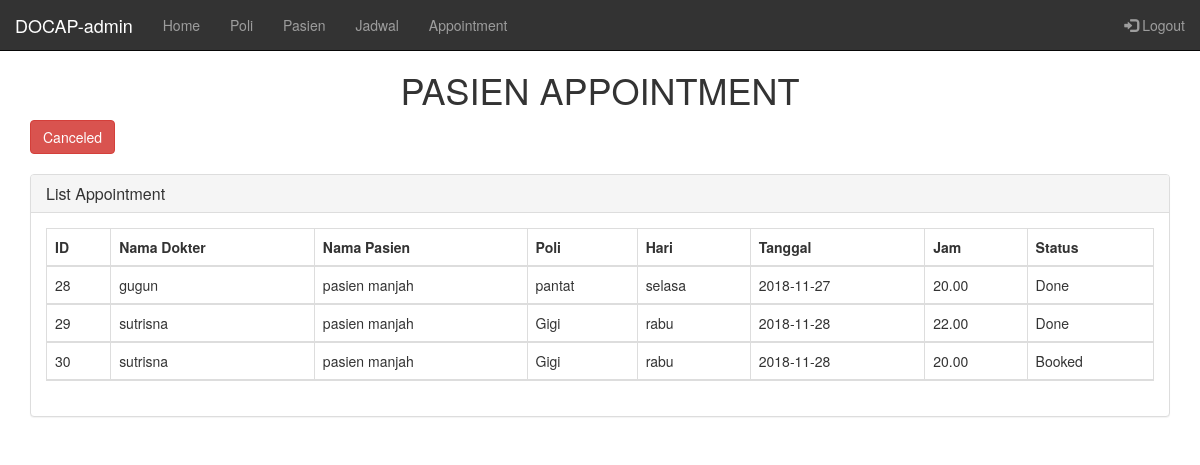
The app's page /index.php?controller=admin&action=adminShowAppointment (signed in) with its own data.
### tables this page shows
CREATE TABLE `jadwal` (
  `id_jadwal` int(11) NOT NULL,
  `id_user` int(11) NOT NULL,
  `id_poli` int(11) NOT NULL,
  `hari` varchar(100) NOT NULL,
  `id_waktu` int(11) NOT NULL
);

CREATE TABLE `appointment` (
  `id_appointment` int(11) NOT NULL,
  `id_user` int(11) NOT NULL,
  `id_jadwal` int(11) NOT NULL,
  `tanggal` varchar(255) NOT NULL,
  `id_detail_waktu` int(11) NOT NULL,
  `status` varchar(10) NOT NULL
);

CREATE TABLE `users` (
  `id_user` int(11) NOT NULL,
  `username` varchar(100) NOT NULL,
  `password` varchar(100) NOT NULL,
  `level` int(1) NOT NULL,
  `nama` varchar(250) NOT NULL,
  `alamat` varchar(255) NOT NULL,
  `no_ktp` varchar(16) NOT NULL
);

CREATE TABLE `poli` (
  `id_poli` int(11) NOT NULL,
  `nama_poli` varchar(255) NOT NULL
);

CREATE TABLE `detail_waktu` (
  `id_detail_waktu` int(11) NOT NULL,
  `id_waktu` int(11) NOT NULL,
  `detail_waktu` varchar(255) NOT NULL
);

### index.php (called while the page is built, shortened)
<?php
require_once('views/layout.php');
 ?>

### controllers/c_admin.php (called while the page is built, shortened)
<?php
class AdminController{
  public function adminShowAppointment(){
    $posts=Admin::adminShowAppointment();
    require_once("views/pages/adminShowAppointment.php");
  }
}
?>

### routes.php (called while the page is built, shortened)
<?php
function call($controller, $action){
  switch ($controller) {
    case 'admin':
    $controller=new AdminController();
    require_once('models/m_admin.php');
    break;
  }
  $controller ->{ $action }();
}
call($controller,$action);
?>

### models/m_admin.php (called while the page is built, shortened)
<?php
class Admin{
  public static function adminShowAppointment(){
    $db = DB::getInstance();
    $list=[];
        $req = $db->query("SELECT a.id_appointment,a.id_user, us.nama as nama_pasien, j.id_user,u.nama, p.nama_poli, j.hari, a.tanggal, dw.detail_waktu, a.status
           from jadwal j
           join users u on j.id_user=u.id_user
           join appointment a on j.id_jadwal=a.id_jadwal
           join poli p on j.id_poli=p.id_poli
           join users us on us.id_user=a.id_user
           join detail_waktu dw on a.id_detail_waktu=dw.id_detail_waktu where status='Booked' or status= 'Done' ");
   foreach ($req -> fetchAll() as $post) {
     $list[] = array(
       'id_appointment' => $post['id_appointment'],
       'nama' => $post['nama'],
       'nama_pasien' => $post['nama_pasien'],
       'nama_poli' => $post['nama_poli'],
       'hari' => $post['hari'],
       'tanggal' => $post['tanggal'],
       'detail_waktu' => $post['detail_waktu'],
       'status' => $post['status']
     );
   }
   return $list;
  }
}
?>

### views/pages/adminShowAppointment.php (the view, shortened to what this page needs)
<?php require_once('views/layoutAdmin.php')?>
<!DOCTYPE html>
<html lang="en" dir="ltr">
<head>
</head>
<body>
  <div class="padding-about">
    <h1 align="center">PASIEN APPOINTMENT</h1>
    <div class="container">
      <a class="btn btn-danger" href="?controller=admin&action=adminShowAppointmentCanceled">Canceled</a>
      <br><br>
      <div class="row">
        <div class="col-lg-12">
          <div class="panel panel-default">
            <div class="panel-heading">
              <h3 class="panel-title"><i class="fa fa-money fa-fw"></i>List Appointment</h3>
            </div>
            <div class="panel-body">
              <div class="table-responsive">
      <table class="table table-bordered table-hover table-striped">
        <thead>
          <tr>
            <th>ID</th>
            <th>Nama Dokter</th>
            <th>Nama Pasien</th>
            <th>Poli</th>
            <th>Hari</th>
            <th>Tanggal</th>
            <th>Jam</th>
            <th>Status</th>
            <?php foreach ((array) $posts as $post) { ?>
              <tr>
                <td><?php echo $post['id_appointment']  ?></td>
                <td><?php echo $post['nama'] ?></td>
                <td><?php echo $post['nama_pasien'] ?></td>
                <td><?php echo $post['nama_poli'] ?></td>
                <td><?php echo $post['hari']  ?></td>
                <td><?php echo $post['tanggal']  ?></td>
                <td><?php echo $post['detail_waktu']  ?></td>
                <td><?php echo $post['status'] ?></td>
              </tr><?php } ?>
          </tr>
        </thead>
        </table>
      </div>
    </div>
  </div>
</div>
</div>
</div>
  </body>
  </html>

### views/layout.php (shortened to what this page needs)
<!DOCTYPE html>
<html>
  <head>
<link rel="stylesheet" href="resources/bootstrap/css/bootstrap.min.css">
<link rel="stylesheet" href="resources/mycss/my.css">
  </head>
  <body>
    <?php require_once('routes.php'); ?>
  </body>
</html>

### views/layoutAdmin.php (shortened to what this page needs)
<nav class="navbar navbar-inverse navbar-fixed-top nav-background">
  <div class="container-fluid ">
    <div class="navbar-header"><a class="navbar-brand" href=#>DOCAP-<?php echo $_SESSION['username'] ?></a>
        </div>
        <div class="collapse navbar-collapse " id="navcol-1">
          <ul class="nav navbar-nav">
            <li><a class="" href="index.php?controller=home&action=home">Home</a></li>
            <li><a class="" href="index.php?controller=poli&action=poli">Poli</a></li>
            <li><a class="" href="index.php?controller=admin&action=showAllPatient">Pasien</a></li>
            <li><a class="" href="index.php?controller=admin&action=showAllJadwalDoctor">Jadwal</a></li>
            <li><a class="" href="index.php?controller=admin&action=adminShowAppointment">Appointment</a></li>
          </ul>
          <ul class="nav navbar-nav navbar-right">
            <li><a href="logout.php"><span class="glyphicon glyphicon-log-in"></span> Logout</a></li>
          </ul>
        </div>
      </div>
    </nav>

### resources/mycss/my.css (style rules this page uses)
.padding-about { padding:50px 0px; }
.nav-background { background-color: rgba(0, 0, 0, 0.8); }

### records on screen
jadwal: appointment.id_appointment "28", id_user.nama "gugun", users.nama "pasien manjah", id_poli.nama_poli "pantat", hari "selasa", appointment.tanggal "2018-11-27", detail_waktu.detail_waktu "20.00", appointment.status "Done"
jadwal: appointment.id_appointment "29", id_user.nama "sutrisna", users.nama "pasien manjah", id_poli.nama_poli "Gigi", hari "rabu", appointment.tanggal "2018-11-28", detail_waktu.detail_waktu "22.00", appointment.status "Done", appointment.id_appointment "30", detail_waktu.detail_waktu "20.00", appointment.status "Booked"

### other values on screen
$_SESSION['username'] "admin"
